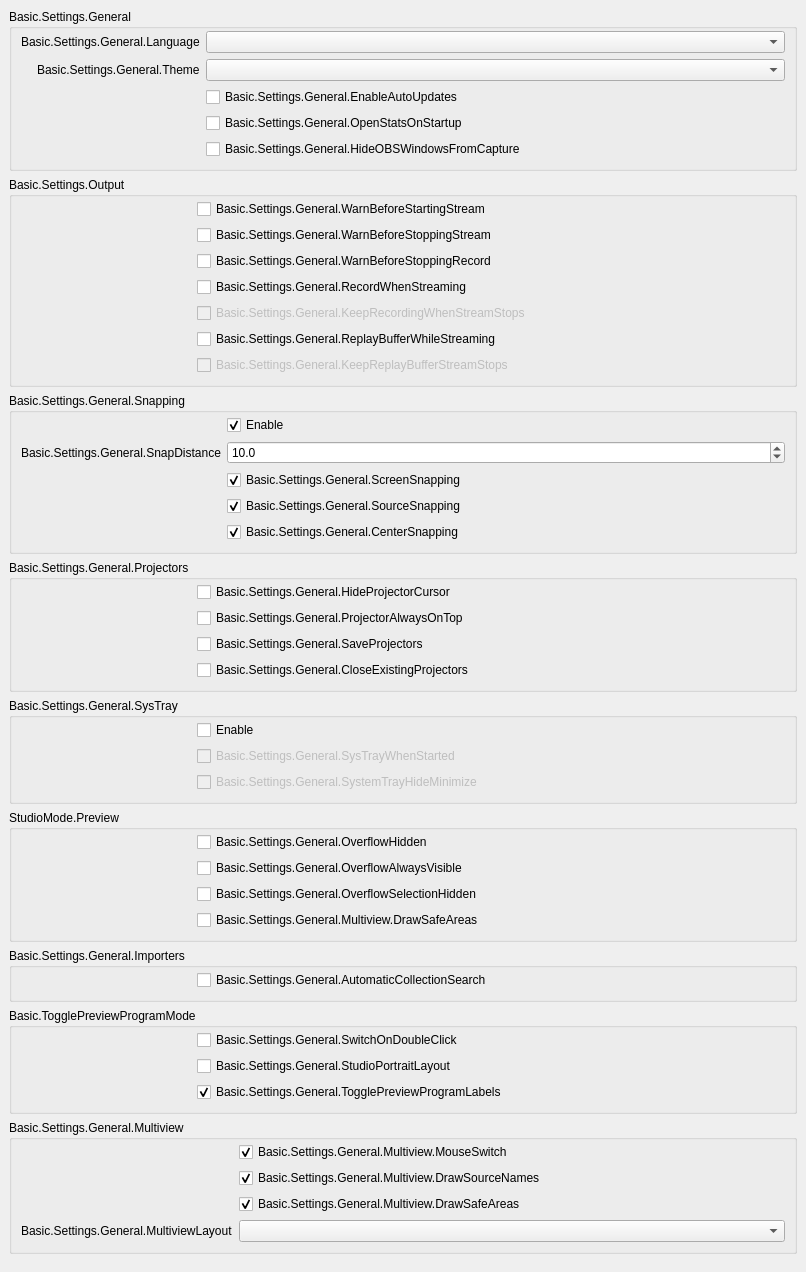
           <widget class="QWidget" name="scrollAreaWidgetContents_2">
            <property name="geometry">
             <rect>
              <x>0</x>
              <y>0</y>
              <width>806</width>
              <height>1181</height>
             </rect>
            </property>
            <layout class="QVBoxLayout" name="verticalLayout_19">
             <property name="leftMargin">
              <number>0</number>
             </property>
             <property name="topMargin">
              <number>0</number>
             </property>
             <property name="rightMargin">
              <number>0</number>
             </property>
             <property name="bottomMargin">
              <number>9</number>
             </property>
             <item>
              <widget class="QFrame" name="widget_2">
               <layout class="QVBoxLayout" name="verticalLayout_20">
                <item>
                 <widget class="QGroupBox" name="groupBox_15">
                  <property name="title">
                   <string>Basic.Settings.General</string>
                  </property>
                  <layout class="QFormLayout" name="formLayout_32">
                   <property name="fieldGrowthPolicy">
                    <enum>QFormLayout::AllNonFixedFieldsGrow</enum>
                   </property>
                   <property name="labelAlignment">
                    <set>Qt::AlignRight|Qt::AlignTrailing|Qt::AlignVCenter</set>
                   </property>
                   <property name="topMargin">
                    <number>2</number>
                   </property>
                   <item row="0" column="0">
                    <widget class="QLabel" name="label">
                     <property name="text">
                      <string>Basic.Settings.General.Language</string>
                     </property>
                     <property name="buddy">
                      <cstring>language</cstring>
                     </property>
                    </widget>
                   </item>
                   <item row="0" column="1">
                    <widget class="QComboBox" name="language"/>
                   </item>
                   <item row="1" column="0">
                    <widget class="QLabel" name="label_42">
                     <property name="text">
                      <string>Basic.Settings.General.Theme</string>
                     </property>
                     <property name="buddy">
                      <cstring>theme</cstring>
                     </property>
                    </widget>
                   </item>
                   <item row="1" column="1">
                    <widget class="QComboBox" name="theme"/>
                   </item>
                   <item row="2" column="0">
                    <spacer name="horizontalSpacer_3">
                     <property name="orientation">
                      <enum>Qt::Horizontal</enum>
                     </property>
                     <property name="sizeType">
                      <enum>QSizePolicy::Fixed</enum>
                     </property>
                     <property name="sizeHint" stdset="0">
                      <size>
                       <width>170</width>
                       <height>5</height>
                      </size>
                     </property>
                    </spacer>
                   </item>
                   <item row="2" column="1">
                    <widget class="QCheckBox" name="enableAutoUpdates">
                     <property name="text">
                      <string>Basic.Settings.General.EnableAutoUpdates</string>
                     </property>
                     <property name="checked">
                      <bool>false</bool>
                     </property>
                    </widget>
                   </item>
                   <item row="3" column="1">
                    <widget class="QCheckBox" name="openStatsOnStartup">
                     <property name="text">
                      <string>Basic.Settings.General.OpenStatsOnStartup</string>
                     </property>
                    </widget>
                   </item>
                   <item row="4" column="1">
                    <widget class="QCheckBox" name="hideOBSFromCapture">
                     <property name="text">
                      <string>Basic.Settings.General.HideOBSWindowsFromCapture</string>
                     </property>
                     <property name="toolTip">
                      <string>Basic.Settings.General.HideOBSWindowsFromCapture.Tooltip</string>
                     </property>
                    </widget>
                   </item>
                  </layout>
                 </widget>
                </item>
                <item>
                 <widget class="QGroupBox" name="groupBox_16">
                  <property name="title">
                   <string>Basic.Settings.Output</string>
                  </property>
                  <layout class="QFormLayout" name="formLayout_2">
                   <property name="fieldGrowthPolicy">
                    <enum>QFormLayout::AllNonFixedFieldsGrow</enum>
                   </property>
                   <property name="topMargin">
                    <number>2</number>
                   </property>
                   <item row="0" column="0">
                    <spacer name="horizontalSpacer_5">
                     <property name="orientation">
                      <enum>Qt::Horizontal</enum>
                     </property>
                     <property name="sizeType">
                      <enum>QSizePolicy::Fixed</enum>
                     </property>
                     <property name="sizeHint" stdset="0">
                      <size>
                       <width>170</width>
                       <height>5</height>
                      </size>
                     </property>
                    </spacer>
                   </item>
                   <item row="0" column="1">
                    <widget class="QCheckBox" name="warnBeforeStreamStart">
                     <property name="text">
                      <string>Basic.Settings.General.WarnBeforeStartingStream</string>
                     </property>
                    </widget>
                   </item>
                   <item row="1" column="1">
                    <widget class="QCheckBox" name="warnBeforeStreamStop">
                     <property name="text">
                      <string>Basic.Settings.General.WarnBeforeStoppingStream</string>
                     </property>
                    </widget>
                   </item>
                   <item row="2" column="1">
                    <widget class="QCheckBox" name="warnBeforeRecordStop">
                     <property name="text">
                      <string>Basic.Settings.General.WarnBeforeStoppingRecord</string>
                     </property>
                    </widget>
                   </item>
                   <item row="3" column="1">
                    <widget class="QCheckBox" name="recordWhenStreaming">
                     <property name="text">
                      <string>Basic.Settings.General.RecordWhenStreaming</string>
                     </property>
                    </widget>
                   </item>
                   <item row="4" column="1">
                    <widget class="QCheckBox" name="keepRecordStreamStops">
                     <property name="enabled">
                      <bool>false</bool>
                     </property>
                     <property name="text">
                      <string>Basic.Settings.General.KeepRecordingWhenStreamStops</string>
                     </property>
                    </widget>
                   </item>
                   <item row="5" column="1">
                    <widget class="QCheckBox" name="replayWhileStreaming">
                     <property name="text">
                      <string>Basic.Settings.General.ReplayBufferWhileStreaming</string>
                     </property>
                    </widget>
                   </item>
                   <item row="6" column="1">
                    <widget class="QCheckBox" name="keepReplayStreamStops">
                     <property name="enabled">
                      <bool>false</bool>
                     </property>
                     <property name="text">
                      <string>Basic.Settings.General.KeepReplayBufferStreamStops</string>
                     </property>
                    </widget>
                   </item>
                  </layout>
                 </widget>
                </item>
                <item>
                 <widget class="QGroupBox" name="groupBox_10">
                  <property name="enabled">
                   <bool>true</bool>
                  </property>
                  <property name="sizePolicy">
                   <sizepolicy hsizetype="Preferred" vsizetype="Maximum">
                    <horstretch>0</horstretch>
                    <verstretch>0</verstretch>
                   </sizepolicy>
                  </property>
                  <property name="title">
                   <string>Basic.Settings.General.Snapping</string>
                  </property>
                  <property name="flat">
                   <bool>false</bool>
                  </property>
                  <layout class="QFormLayout" name="formLayout_21">
                   <property name="fieldGrowthPolicy">
                    <enum>QFormLayout::AllNonFixedFieldsGrow</enum>
                   </property>
                   <property name="labelAlignment">
                    <set>Qt::AlignRight|Qt::AlignTrailing|Qt::AlignVCenter</set>
                   </property>
                   <property name="topMargin">
                    <number>2</number>
                   </property>
                   <item row="0" column="1">
                    <widget class="QCheckBox" name="snappingEnabled">
                     <property name="text">
                      <string>Enable</string>
                     </property>
                     <property name="checked">
                      <bool>true</bool>
                     </property>
                    </widget>
                   </item>
                   <item row="2" column="1">
                    <widget class="QCheckBox" name="screenSnapping">
                     <property name="text">
                      <string>Basic.Settings.General.ScreenSnapping</string>
                     </property>
                     <property name="checked">
                      <bool>true</bool>
                     </property>
                    </widget>
                   </item>
                   <item row="4" column="1">
                    <widget class="QCheckBox" name="centerSnapping">
                     <property name="text">
                      <string>Basic.Settings.General.CenterSnapping</string>
                     </property>
                     <property name="checked">
                      <bool>true</bool>
                     </property>
                    </widget>
                   </item>
                   <item row="3" column="1">
                    <widget class="QCheckBox" name="sourceSnapping">
                     <property name="text">
                      <string>Basic.Settings.General.SourceSnapping</string>
                     </property>
                     <property name="checked">
                      <bool>true</bool>
                     </property>
                    </widget>
                   </item>
                   <item row="1" column="1">
                    <widget class="QDoubleSpinBox" name="snapDistance">
                     <property name="decimals">
                      <number>1</number>
                     </property>
                     <property name="singleStep">
                      <double>0.500000000000000</double>
                     </property>
                     <property name="value">
                      <double>10.000000000000000</double>
                     </property>
                    </widget>
                   </item>
                   <item row="1" column="0">
                    <widget class="QLabel" name="label_9">
                     <property name="text">
                      <string>Basic.Settings.General.SnapDistance</string>
                     </property>
                     <property name="buddy">
                      <cstring>snapDistance</cstring>
                     </property>
                    </widget>
                   </item>
                   <item row="3" column="0">
                    <spacer name="horizontalSpacer_4">
                     <property name="orientation">
                      <enum>Qt::Horizontal</enum>
                     </property>
                     <property name="sizeType">
                      <enum>QSizePolicy::Fixed</enum>
                     </property>
                     <property name="sizeHint" stdset="0">
                      <size>
                       <width>170</width>
                       <height>5</height>
                      </size>
                     </property>
                    </spacer>
                   </item>
                  </layout>
                 </widget>
                </item>
                <item>
                 <widget class="QGroupBox" name="groupBox_14">
                  <property name="title">
                   <string>Basic.Settings.General.Projectors</string>
                  </property>
                  <layout class="QFormLayout" name="formLayout_28">
                   <property name="fieldGrowthPolicy">
                    <enum>QFormLayout::AllNonFixedFieldsGrow</enum>
                   </property>
                   <property name="topMargin">
                    <number>2</number>
                   </property>
                   <item row="0" column="1">
                    <widget class="QCheckBox" name="hideProjectorCursor">
                     <property name="text">
                      <string>Basic.Settings.General.HideProjectorCursor</string>
                     </property>
                    </widget>
                   </item>
                   <item row="1" column="1">
                    <widget class="QCheckBox" name="projectorAlwaysOnTop">
                     <property name="text">
                      <string>Basic.Settings.General.ProjectorAlwaysOnTop</string>
                     </property>
                    </widget>
                   </item>
                   <item row="2" column="1">
                    <widget class="QCheckBox" name="saveProjectors">
                     <property name="text">
                      <string>Basic.Settings.General.SaveProjectors</string>
                     </property>
                    </widget>
                   </item>
                   <item row="3" column="1">
                    <widget class="QCheckBox" name="closeProjectors">
                     <property name="text">
                      <string>Basic.Settings.General.CloseExistingProjectors</string>
                     </property>
                    </widget>
                   </item>
                   <item row="1" column="0">
                    <spacer name="horizontalSpacer">
                     <property name="orientation">
                      <enum>Qt::Horizontal</enum>
                     </property>
                     <property name="sizeType">
                      <enum>QSizePolicy::Fixed</enum>
                     </property>
                     <property name="sizeHint" stdset="0">
                      <size>
                       <width>170</width>
                       <height>5</height>
                      </size>
                     </property>
                    </spacer>
                   </item>
                  </layout>
                 </widget>
                </item>
                <item>
                 <widget class="QGroupBox" name="groupBox_13">
                  <property name="title">
                   <string>Basic.Settings.General.SysTray</string>
                  </property>
                  <layout class="QFormLayout" name="formLayout_29">
                   <property name="fieldGrowthPolicy">
                    <enum>QFormLayout::AllNonFixedFieldsGrow</enum>
                   </property>
                   <property name="topMargin">
                    <number>2</number>
                   </property>
                   <item row="0" column="1">
                    <widget class="QCheckBox" name="systemTrayEnabled">
                     <property name="text">
                      <string>Enable</string>
                     </property>
                    </widget>
                   </item>
                   <item row="1" column="1">
                    <widget class="QCheckBox" name="systemTrayWhenStarted">
                     <property name="enabled">
                      <bool>false</bool>
                     </property>
                     <property name="text">
                      <string>Basic.Settings.General.SysTrayWhenStarted</string>
                     </property>
                    </widget>
                   </item>
                   <item row="2" column="1">
                    <widget class="QCheckBox" name="systemTrayAlways">
                     <property name="enabled">
                      <bool>false</bool>
                     </property>
                     <property name="text">
                      <string>Basic.Settings.General.SystemTrayHideMinimize</string>
                     </property>
                    </widget>
                   </item>
                   <item row="1" column="0">
                    <spacer name="horizontalSpacer_2">
                     <property name="orientation">
                      <enum>Qt::Horizontal</enum>
                     </property>
                     <property name="sizeType">
                      <enum>QSizePolicy::Fixed</enum>
                     </property>
                     <property name="sizeHint" stdset="0">
                      <size>
                       <width>170</width>
                       <height>5</height>
                      </size>
                     </property>
                    </spacer>
                   </item>
                  </layout>
                 </widget>
                </item>
                <item>
                 <widget class="QGroupBox" name="groupBox_18">
                  <property name="title">
                   <string>StudioMode.Preview</string>
                  </property>
                  <layout class="QFormLayout" name="formLayout_35">
                   <property name="fieldGrowthPolicy">
                    <enum>QFormLayout::AllNonFixedFieldsGrow</enum>
                   </property>
                   <property name="labelAlignment">
                    <set>Qt::AlignRight|Qt::AlignTrailing|Qt::AlignVCenter</set>
                   </property>
                   <property name="topMargin">
                    <number>2</number>
                   </property>
                   <item row="1" column="1">
                    <widget class="QCheckBox" name="overflowAlwaysVisible">
                     <property name="text">
                      <string>Basic.Settings.General.OverflowAlwaysVisible</string>
                     </property>
                    </widget>
                   </item>
                   <item row="0" column="0">
                    <spacer name="horizontalSpacer_25">
                     <property name="orientation">
                      <enum>Qt::Horizontal</enum>
                     </property>
                     <property name="sizeHint" stdset="0">
                      <size>
                       <width>170</width>
                       <height>5</height>
                      </size>
                     </property>
                    </spacer>
                   </item>
                   <item row="2" column="1">
                    <widget class="QCheckBox" name="overflowSelectionHide">
                     <property name="text">
                      <string>Basic.Settings.General.OverflowSelectionHidden</string>
                     </property>
                    </widget>
                   </item>
                   <item row="3" column="1">
                    <widget class="QCheckBox" name="previewSafeAreas">
                     <property name="text">
                      <string>Basic.Settings.General.Multiview.DrawSafeAreas</string>
                     </property>
                    </widget>
                   </item>
                   <item row="0" column="1">
                    <widget class="QCheckBox" name="overflowHide">
                     <property name="text">
                      <string>Basic.Settings.General.OverflowHidden</string>
                     </property>
                    </widget>
                   </item>
                  </layout>
                 </widget>
                </item>
                <item>
                 <widget class="QGroupBox" name="groupBox_19">
                  <property name="title">
                   <string>Basic.Settings.General.Importers</string>
                  </property>
                  <layout class="QFormLayout" name="formLayout_36">
                   <property name="fieldGrowthPolicy">
                    <enum>QFormLayout::AllNonFixedFieldsGrow</enum>
                   </property>
                   <property name="labelAlignment">
                    <set>Qt::AlignRight|Qt::AlignTrailing|Qt::AlignVCenter</set>
                   </property>
                   <property name="topMargin">
                    <number>2</number>
                   </property>
                   <item row="0" column="0">
                    <spacer name="horizontalSpacer_26">
                     <property name="orientation">
                      <enum>Qt::Horizontal</enum>
                     </property>
                     <property name="sizeHint" stdset="0">
                      <size>
                       <width>170</width>
                       <height>5</height>
                      </size>
                     </property>
                    </spacer>
                   </item>
                   <item row="0" column="1">
                    <widget class="QCheckBox" name="automaticSearch">
                     <property name="text">
                      <string>Basic.Settings.General.AutomaticCollectionSearch</string>
                     </property>
                    </widget>
                   </item>
                  </layout>
                 </widget>
                </item>
                <item>
                 <widget class="QGroupBox" name="groupBox_11">
                  <property name="title">
                   <string>Basic.TogglePreviewProgramMode</string>
                  </property>
                  <layout class="QFormLayout" name="formLayout_31">
                   <property name="fieldGrowthPolicy">
                    <enum>QFormLayout::AllNonFixedFieldsGrow</enum>
                   </property>
                   <property name="labelAlignment">
                    <set>Qt::AlignRight|Qt::AlignTrailing|Qt::AlignVCenter</set>
                   </property>
                   <property name="topMargin">
                    <number>2</number>
                   </property>
                   <item row="0" column="1">
                    <widget class="QCheckBox" name="doubleClickSwitch">
                     <property name="text">
                      <string>Basic.Settings.General.SwitchOnDoubleClick</string>
                     </property>
                    </widget>
                   </item>
                   <item row="0" column="0">
                    <spacer name="horizontalSpacer_6">
                     <property name="orientation">
                      <enum>Qt::Horizontal</enum>
                     </property>
                     <property name="sizeHint" stdset="0">
                      <size>
                       <width>170</width>
                       <height>5</height>
                      </size>
                     </property>
                    </spacer>
                   </item>
                   <item row="1" column="1">
                    <widget class="QCheckBox" name="studioPortraitLayout">
                     <property name="text">
                      <string>Basic.Settings.General.StudioPortraitLayout</string>
                     </property>
                    </widget>
                   </item>
                   <item row="2" column="1">
                    <widget class="QCheckBox" name="prevProgLabelToggle">
                     <property name="text">
                      <string>Basic.Settings.General.TogglePreviewProgramLabels</string>
                     </property>
                     <property name="checked">
                      <bool>true</bool>
                     </property>
                    </widget>
                   </item>
                  </layout>
                 </widget>
                </item>
                <item>
                 <widget class="QGroupBox" name="groupBoxMultiview">
                  <property name="title">
                   <string>Basic.Settings.General.Multiview</string>
                  </property>
                  <layout class="QFormLayout" name="formLayoutMultiview">
                   <property name="fieldGrowthPolicy">
                    <enum>QFormLayout::AllNonFixedFieldsGrow</enum>
                   </property>
                   <property name="labelAlignment">
                    <set>Qt::AlignRight|Qt::AlignTrailing|Qt::AlignVCenter</set>
                   </property>
                   <property name="topMargin">
                    <number>2</number>
                   </property>
                   <item row="0" column="0">
                    <spacer name="horizontalSpacerMultiview">
                     <property name="orientation">
                      <enum>Qt::Horizontal</enum>
                     </property>
                     <property name="sizeType">
                      <enum>QSizePolicy::Fixed</enum>
                     </property>
                     <property name="sizeHint" stdset="0">
                      <size>
                       <width>170</width>
                       <height>5</height>
                      </size>
                     </property>
                    </spacer>
                   </item>
                   <item row="0" column="1">
                    <widget class="QCheckBox" name="multiviewMouseSwitch">
                     <property name="text">
                      <string>Basic.Settings.General.Multiview.MouseSwitch</string>
                     </property>
                     <property name="checked">
                      <bool>true</bool>
                     </property>
                    </widget>
                   </item>
                   <item row="1" column="1">
                    <widget class="QCheckBox" name="multiviewDrawNames">
                     <property name="text">
                      <string>Basic.Settings.General.Multiview.DrawSourceNames</string>
                     </property>
                     <property name="checked">
                      <bool>true</bool>
                     </property>
                    </widget>
                   </item>
                   <item row="2" column="1">
                    <widget class="QCheckBox" name="multiviewDrawAreas">
                     <property name="text">
                      <string>Basic.Settings.General.Multiview.DrawSafeAreas</string>
                     </property>
                     <property name="checked">
                      <bool>true</bool>
                     </property>
                    </widget>
                   </item>
                   <item row="3" column="1">
                    <widget class="QComboBox" name="multiviewLayout"/>
                   </item>
                   <item row="3" column="0">
                    <widget class="QLabel" name="label_64">
                     <property name="text">
                      <string>Basic.Settings.General.MultiviewLayout</string>
                     </property>
                     <property name="buddy">
                      <cstring>multiviewLayout</cstring>
                     </property>
                    </widget>
                   </item>
                  </layout>
                 </widget>
                </item>
               </layout>
              </widget>
             </item>
            </layout>
           </widget>
